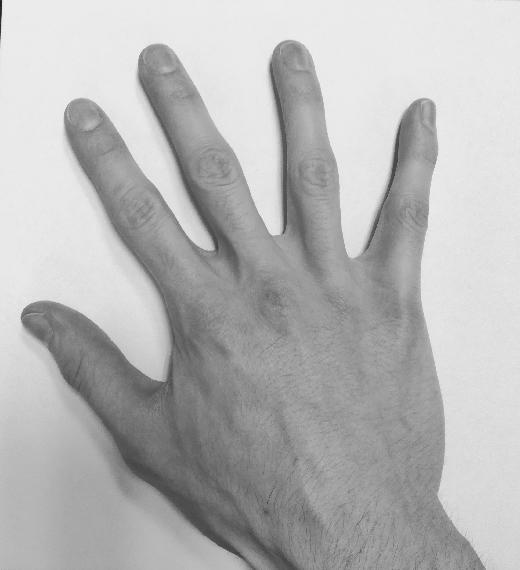
#> input picture 1A - TP/IMA 101 - Imagerie/TP 3/data/Source.jpg, 520 x 570 px
$ jupyter execute TP_Image-Registration_student.ipynb
#> lines starting #> are read from the running program, lines starting #| are printed output that depends on the picture; after the words box and inside, x2 and y2 are one past the last pixel; in counts of white or black regions, pixels touching at a corner belong together
# Image registration

**Goal**: The goal of this notebook is to implement the algorithms seen today for pixel-based image registration. Please complete the code where you see **XXXXXXXXXXXXXX**

If you can't take pictures, you can use two pictures of a hand provided (see below).

Otherwise, you can take two pictures of your hand or another object in two different positions. Please keep the same topology i.e., do not bend or stick together two fingers for instance.

[cell 1]
"""if 'google.colab' in str(get_ipython()):
  from google_drive_downloader import GoogleDriveDownloader as gdd
  gdd.download_file_from_google_drive(file_id='1XpgGRo839pBwIhb6h77xoG-NtHEg2DVd',
  dest_path='./Source.jpg')

  from google_drive_downloader import GoogleDriveDownloader as gdd
  gdd.download_file_from_google_drive(file_id='12FKfLjKreAksI3rEcDx4_oEn3qjAzEua',
  dest_path='./Target.jpg')
else:
  print('You are not using Colab. Please define working_dir with the relative/absolute path to the folder where you downloaded the data')

# Please modify working_dir only if you are using your Anaconda (and not Google Colab)
# You should write the path to the directory that contains the data (Source.jpg and Target.jpg)
# If you have unzipped the folder of the lab and started the .ipynb from there, then workingDir='./data/' should work
workingDir='./'"""

We will use the skimage library to read and resize images:

[cell 2]
from skimage.io import imread
from skimage.transform import resize

import matplotlib.pyplot as plt
from numpy import linalg as LA
import numpy as np

## Defining the transformation model

The first thing to do is to create a function that creates the transformation matrix T. Please complete the following function following the rules explained in the header of the function. Use the lecture slides on eCampus for guidance on how to build this matrix.

[cell 3]
def Tmatrix(scale=(1,1), rotationAngle=0, shearAngles=(0,0),translation=(0,0),elation=(0,0),reflection=(False,False)):
    '''
    Transformation matrix defined as the composition of 6 possible geometric
    transformations: Reflection (Re), Rotation (R), Scaling (S), Shear (Sh),
    Translation (T) and Elation (E).
    For the linear transformation part, we assume this composition:
        A = Re * R * S * Sh

    Inputs:
            scale: is a tuple with sx and sy (two scalar values)
            rotationAngle: is an angle in degrees (scalar value)
            shearAngles: is a tuple with the two shear angles in degrees (scalar value)
            translation: is a tuple with tx and ty (scalar values)
            elation: is a tuple containing the elation part (scalar values)
            reflection: is a tuple of Boolean values indicating wheter to reflect with respect to x and y axis

    Output:
            T: the 3x3 transformation matrix (homogeneous coordinates)
    '''

    if len(scale) != 2:
        raise ValueError("scale should be a tuple of length 2")
    if len(shearAngles)!= 2:
        raise ValueError("shearAngles should be a tuple of length 2")
    if len(translation)!= 2:
        raise ValueError("translation should be a tuple of length 2")
    if len(elation)!= 2:
        raise ValueError("elation should be a tuple of length 2")
    if len(reflection)!= 2:
        raise ValueError("reflection should be a tuple of length 2")
    if type(reflection[0])!= bool or type(reflection[1]) != bool:
        raise ValueError("reflection should contain two boolean values")
    if np.ndim(rotationAngle) != 0:
        raise ValueError("rotationAngle should be a scalar")

    # transform angles from degrees to radians
    theta = rotationAngle*np.pi/180
    phi,psi = shearAngles
    phi *= np.pi/180
    psi *= np.pi/180
    # define transformation parameters
    scaling = np.zeros((2,2))
    scaling[0,0] = scale[0]
    scaling[1,1] = scale[1]

    rotation = np.zeros((2,2))
    rotation[0,0] = np.cos(theta)
    rotation[0,1] = -np.sin(theta)
    rotation[1,0] = np.sin(theta)
    rotation[1,1] = np.cos(theta)

    reflect_mat = np.eye(2)
    if reflection[0]:
        reflect_mat[0,0] = -1
    if reflection[1]:
        reflect_mat[1,1] = -1

    shear_mat = np.ones((2,2))
    shear_mat[0,1] = np.tan(phi)
    shear_mat[1,0] = np.tan(psi)

    # Compute T
    A = reflect_mat@rotation@scaling@shear_mat
    T = np.zeros((3,3))
    T[0,0] = A[0,0]
    T[0,1] = A[0,1]
    T[1,0] = A[1,0]
    T[1,1] = A[1,1]
    T[0,2] = translation[0]
    T[1,2] = translation[1]
    T[2,0] = elation[0]
    T[2,1] = elation[1]
    T[2,2] = 1
    return T

Test here, your function.

[cell 4]
## Define Transformation
T=Tmatrix(scale=(1,1), rotationAngle=40, shearAngles=(0,0),translation=(2,1),elation=(3,4),reflection=(False,False))
print(T)

Next, we need to create a function that applies the previously created transformation matrix. We will need to apply it either to 2D points, seen as a [Nx2] numpy array where N is the number of points, or to image coordinates, modeled as a [2xNxM] Numpy array where N and M are the number of rows and columns of the image respectively:

[cell 5]
def applyTransformation(T, points=None, coords=None):
    '''
    Apply geometric transformation to points or image coordinates.
    Transformation is defined by a 3x3 matrix

    Inputs:
        points: Nx2 Numpy array of points
        coordinates: 2xNxM Numpy array of image coordinates
        T: 3x3 matrix trasformation

    Output:
        pm: Nx2 points after transformation
        cm: 2xNxM image coordinates after transformation
    '''
    if points is None and coords is None:
        raise ValueError("Error ! You should provide points and/or coords")

    if points is not None:
        N,d = points.shape
        if d != 2 and N==2:
            print('WARNING ! points should be an array of dimension Nx2'+
                  ' Transposing the array')
            points=points.T
            N,d = points.shape

        if d != 2:
            raise ValueError("Error ! Function works only with 2D points")

        # Transform points into homogeneous coordinates (adding one...)
        # Hint: Use np.insert
        points = np.insert(points, 2, values=1, axis=1)

        # Apply the transformation
        # The result should be an Nx3 matrix, where each row is a transformed point

        points = T@np.transpose(points) #Transformed points

        # If homography, divide first two coordinates by the last one
        if T[2,0] != 0 or T[2,1] != 0:
            for i in range (len(points)):
                points[i] /= points[i,2]


        # Go back to standard (non-homogeneous) coordinates (remove the trailing column of ones)
        points = np.transpose(points)
        pm = np.delete(points, 2, axis=1)

    else:
        pm=None

    if coords is not None:
        d,N,M = coords.shape

        if d != 2:
            raise ValueError("Error ! Function works only with 2D coordinates")

        p = coords.reshape((2,N*M)) # reshape coordinates as Nx2 list of points
        p = np.transpose(p)
        # Transform points into homogeneous coordinates (adding one...)
        # Hint: use np.insert
        p = np.insert(p, 2, values=1, axis=1)
        p = np.transpose(p)

        # Apply the transformation
        # The result should be an Nx3 matrix, where each row is a transformed point
        p = T@p

        # If homography, divide first two coordinates by the last one
        if T[2,0] != 0 or T[2,1] != 0:
            for i in range (len(p)):
                p[i] /= p[i,2]

        # Go back to standard coordinates (remove the trailing column of ones),
        # and take the transpose to make pm a (2,N*M) array
        p = np.transpose(p)
        p = np.delete(p, 2, axis=1)
        pm = np.transpose(p)
        cm = pm.reshape((2,N,M))

    else:
        cm =None

    return pm,cm

## Applying transformations to point sets

Now, we can test the two functions on some data-sets of 2D points. To keep things simple, you will create two data-sets of points.

In the first one, the points will draw an ellipse (ie uniform sampling on an ellipse).
In the secon data-set, the points will draw a square (ie uniform sampling on a square).

You will then try several (at least five) different trasformations and check if your code works well.

[cell 6]
# Ellipse de paramètres a,b
a = 5
b = 2
theta = np.deg2rad(np.arange(0.0, 360.0, 1.0))
x = a*np.cos(theta)
y = b*np.sin(theta)
points=np.array([x, y]).T

## Define Transformation
T=Tmatrix(scale=(1,1), rotationAngle=40, shearAngles=(0,0),translation=(0,0),elation=(0,0),reflection=(False,False))

## Apply trasformation
moved = applyTransformation(T, points=points)[0]

fig = plt.figure(figsize=(8, 8))
ax1 = plt.subplot(1, 3, 1)
ax2 = plt.subplot(1, 3, 2)
ax1.scatter(points[:,0],points[:,1])
ax2.scatter(moved[:,0],moved[:,1])

minimum = np.min((ax1.get_xlim(),ax1.get_ylim(),ax2.get_xlim(),ax2.get_ylim()))
maximum = np.max((ax1.get_xlim(),ax1.get_ylim(),ax2.get_xlim(),ax2.get_ylim()))

ax1.set_xlim(minimum*1.2,maximum*1.2)
ax1.set_ylim(minimum*1.2,maximum*1.2)
ax2.set_xlim(minimum*1.2,maximum*1.2)
ax2.set_ylim(minimum*1.2,maximum*1.2)

fig.tight_layout()
plt.show()
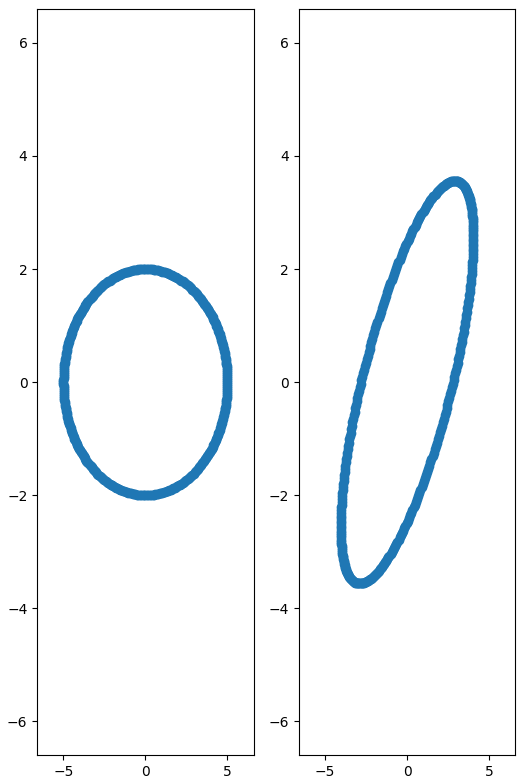
#> figure drawn by matplotlib, 2 panels

[cell 7]
# Square, of side length L
L = 3
x = np.concatenate((
    np.concatenate((np.arange(-1., 1., 0.01), np.full(200, 1))),
    np.concatenate((np.arange(1., -1., -0.01), np.full(200, -1)))
)) * L / 2
y = np.concatenate((
    np.concatenate((np.full(200, -1), np.arange(-1., 1., 0.01))),
    np.concatenate((np.full(200, 1), np.arange(1., -1., -0.01)))
)) * L / 2

points = np.array((x,y)).T

## Define Transformation
T=Tmatrix(scale=(1,1), rotationAngle=40, shearAngles=(0,0),translation=(0,0),elation=(0,0),reflection=(False,False))

## Apply trasformation
moved = applyTransformation(T, points=points)[0]

fig = plt.figure(figsize=(8, 8))
ax1 = plt.subplot(1, 3, 1)
ax2 = plt.subplot(1, 3, 2)
ax1.scatter(points[:,0],points[:,1])
ax2.scatter(moved[:,0],moved[:,1])

minimum = np.min((ax1.get_xlim(),ax1.get_ylim(),ax2.get_xlim(),ax2.get_ylim()))
maximum = np.max((ax1.get_xlim(),ax1.get_ylim(),ax2.get_xlim(),ax2.get_ylim()))

ax1.set_xlim(minimum*1.2,maximum*1.2)
ax1.set_ylim(minimum*1.2,maximum*1.2)
ax2.set_xlim(minimum*1.2,maximum*1.2)
ax2.set_ylim(minimum*1.2,maximum*1.2)

fig.tight_layout()
plt.show()
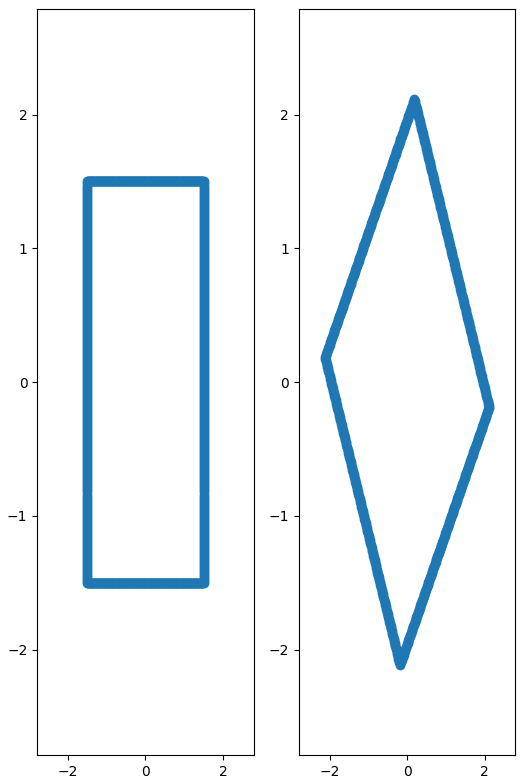
#> figure drawn by matplotlib, 2 panels

## Applying transformations to images

Now, we can finally move to images. Here, you can load and plot the two images you have pictured. Pixel intensities are normalized in order to be float between 0 and 1.

[cell 8]
SourceIm = imread('./data/' + 'Source.jpg', as_gray=True)
#> SourceIm is the input picture: shape (570, 520); min 29, max 255, mean 181.6
SourceImNorm=(SourceIm - np.amin(SourceIm)) / (np.amax(SourceIm) - np.amin(SourceIm))
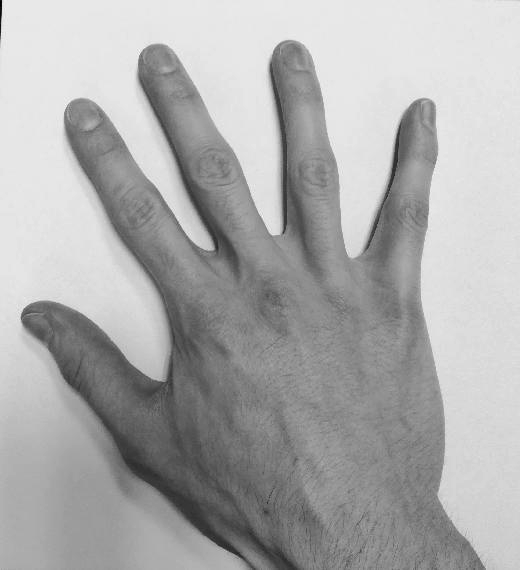
#> SourceImNorm: shape (570, 520) float64; min 0, max 1, mean 0.675
TargetIm = imread('./data/' + 'Target.jpg', as_gray=True)
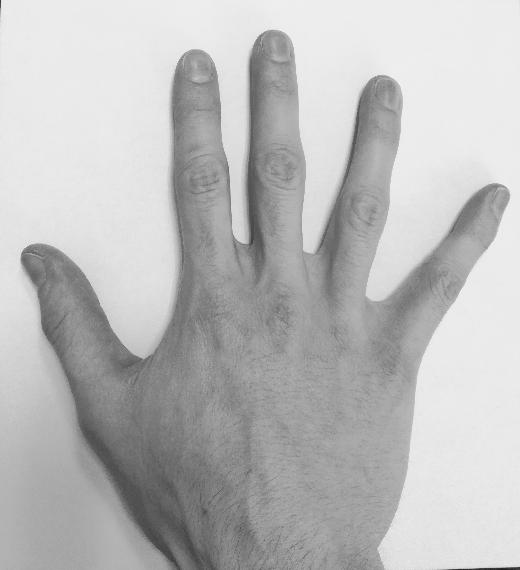
#> input picture 1A - TP/IMA 101 - Imagerie/TP 3/data/Target.jpg, 520 x 570 px
#> TargetIm is the input picture: shape (570, 520); min 29, max 250, mean 187.2
TargetImNorm=(TargetIm - np.amin(TargetIm)) / (np.amax(TargetIm) - np.amin(TargetIm))

fig = plt.figure(figsize=(10, 10))
ax1 = plt.subplot(1, 2, 1)
ax2 = plt.subplot(1, 2, 2)
ax1.imshow(SourceImNorm, cmap='gray')
ax1.set_title('Source image')
ax2.imshow(TargetImNorm, cmap='gray')
ax2.set_title('Target image')
plt.show()

In the following function, you will code the forward warping technique with point splatting.

Theoretically, an image could be associated with a coordinate chart giving the real-world coordinates of each pixel. However, the problem becomes more difficult and in many applications we do not actually have this coordinate chart. Here, you will simply consider the coordinate of a pixel as its row and column position.

In the forward warping, as seen during the lecture of this morning, the coordinates of a pixel of a source image $I$ might not be warped exactly onto the output grid. When it falls within the grid, but not on the grid, we assign (i.e., splat) the pixel intensity of $I$ to the four neighbour 'corners' of the output grid.

These contributions must be weighted and for this reason a typical solution is to create an 'accumulator'. This is an array of the same size of the output grid which quantifies the number of contributions that each corner of the output grid has received. By simply dividing by the number of contributions (output grid ./ accumulator), we obtain at each corner of the output grid an averaged estimate of the intensity of the transformed image.

[cell 9]
def ForwardWarping(I,T,coords=None,outputShape=None):
    '''
    Apply forward warping to an image I based on a transformation T.
    Transformation is defined by a 3x3 matrix T

    Inputs:
        I: image to transform
        T: 3x3 matrix trasformation
        coords: coordinates of the image. If None, the coordinates of a pixel
                are automatically its row and column position
        outputShape: defines the shape of the transformed image.
                     It can be 'None', same shape as the input image I or 'BB',
                     bounding box of the transformed image I_T,  or a tuple/numpy
                     array with 4 elements (min x, max x, min y, max y)

    Output:
        J: transformed image
    '''

    if coords is None:
      coords = np.mgrid[0:I.shape[0], 0:I.shape[1]] # coordinates of the image I
      cm = applyTransformation(T,coords=coords)[1]

      if outputShape is None:
          outputShape = (0,I.shape[0],0,I.shape[1])

      elif outputShape == 'BB':
          #Find extremities bounding box
          bx=int(np.floor(np.min(cm[0,:,:])))
          ux=int(np.ceil(np.max(cm[0,:,:])))
          by=int(np.floor(np.min(cm[1,:,:])))
          uy=int(np.ceil(np.max(cm[1,:,:])))
          outputShape=(bx,ux,by,uy)

      elif isinstance(outputShape, tuple):
          if len(outputShape) != 4:
              raise ValueError("Error ! outputShape should be of length 4")

      elif isinstance(outputShape, np.ndarray):
          if len(outputShape) != 4:
              raise ValueError("Error ! outputShape should be of length 4")
      else:
          raise ValueError("Error ! outputShape should be None, 'BB' or a tuple/numpy array with 4 elements")

      J = np.zeros((I.shape[0],I.shape[1])) # transformed image, initialize it with an array of zeros (see np.zeros)
      acc = np.zeros((I.shape[0],I.shape[1])) # accumulator, also initialize it with an array of zeros (see np.zeros)

      for i in range(I.shape[0]):
          for j in range(I.shape[1]):

              # transformed coordinate of a pixel
              p = cm[:,i,j] # (x,y) coordinate
              x = p[0] # x
              y = p[1] # y

              # Check if point is inside outputShape
              if np.floor(x)>=outputShape[0] and np.ceil(x)<outputShape[1] and np.floor(y)>=outputShape[2] and np.ceil(y)<outputShape[3]:

                  # translate, since output image will start from (0,0)
                  # it basically shifts transformed points in the positive quadrant
                  x = x - outputShape[0]
                  y = y - outputShape[2]
                  # Look for the four corners, these are the indices of the pixels in J and acc that we will update
                  # Hint: correctly apply np.floor and np.ceil to x and y
                  bl = (int(np.floor(x)),int(np.floor(y))) # bottom left
                  br = (int(np.ceil(x)),int(np.floor(y))) # bottom right
                  ul = (int(np.floor(x)),int(np.ceil(y))) # up left
                  ur = (int(np.ceil(x)),int(np.ceil(y))) # up right
                  # Update J and acc
                  # Hint: you have to update J and acc at the indices given by bl, br, ul, ur
                  # Add the contribution +I[i,j] to J for these four indices, and increment acc by +1 for these four indices
                  J[bl[0],bl[1]] += I[i,j]
                  J[br[0],br[1]] += I[i,j]
                  J[ul[0],ul[1]] += I[i,j]
                  J[ur[0],ur[1]] += I[i,j]
                  acc[bl[0],bl[1]] += 1
                  acc[br[0],br[1]] += 1
                  acc[ul[0],ul[1]] += 1
                  acc[ur[0],ur[1]] += 1

      acc[acc==0] = 1
      J = np.divide(J,acc)

    else:
        raise ValueError("Error ! Still not implemented")

    return J

Let's test your implementation of the forward warping with the source image. Test with at least 5 different transformation matrices (try different configurations). You can try a large range of parameter values for scale, rotation, shear and translation. You can try small values for elation such as 0.001 or 0.0001.

[cell 10]
# Resize image (to make it faster...)
X= resize(SourceImNorm, (250,250), anti_aliasing=True)
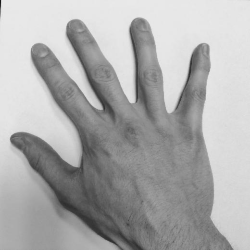
#> X: shape (250, 250) float64; min 0.0932, max 0.922, mean 0.675
T=Tmatrix(scale=(1,1), rotationAngle=-25, shearAngles=(0,0),translation=(-30,70),elation=(0,0),reflection=(False,False))
print('The transformation matrix T is:\n', T)

Xmf=ForwardWarping(X,T,outputShape=None)
#> after the loop in ForwardWarping, `for i in range(I.shape[0]):`:
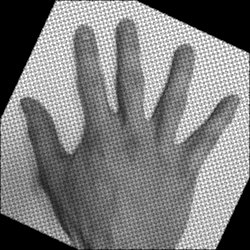
#> J: shape (250, 250) float64; min 0, max 4.58, mean 2.24; drawn with min black and max white
#> after the loop in ForwardWarping, `for i in range(I.shape[0]):`:
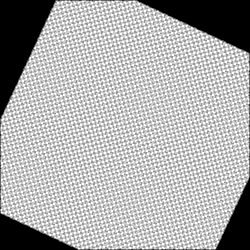
#> acc: shape (250, 250) float64; min 0, max 5, mean 3.4; drawn with min black and max white
#> after the loop in ForwardWarping, `for i in range(I.shape[0]):`: bl = (248, 78); br = (249, 78); ul = (248, 79); ur = (249, 79)
#> in ForwardWarping, `acc[acc==0] = 1`:
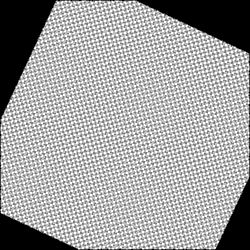
#> acc: shape (250, 250) float64; 14.32% of pixels changed, all inside (x1, y1, x2, y2) = (0, 0, 250, 250); drawn with min black and max white
#> in ForwardWarping, `J = np.divide(J,acc)`:
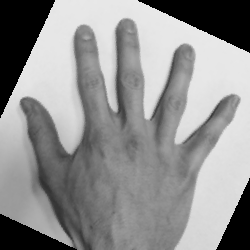
#> J: shape (250, 250) float64; min 0, max 0.916, mean 0.567

fig = plt.figure(figsize=(15, 15))
ax1 = plt.subplot(1, 2, 1)
ax2 = plt.subplot(1, 2, 2)
ax1.imshow(X, cmap='gray')
ax1.set_title('Source image')
ax2.imshow(Xmf, cmap='gray')
ax2.set_title('Forward warped image')
plt.show()
